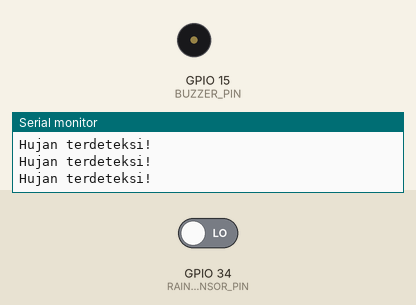
A sketch run on a simulated ESP32. Parts: buzzer (waves = sounding, pin HIGH), the last lines printed to the serial monitor. The test bench sets the inputs (shaded band); at power-on: GPIO 34 (RAIN_SENSOR_PIN) LOW.

Above: at 2.8 s.
2.9 s: GPIO 34 (RAIN_SENSOR_PIN) driven HIGH
At 4.2 s:
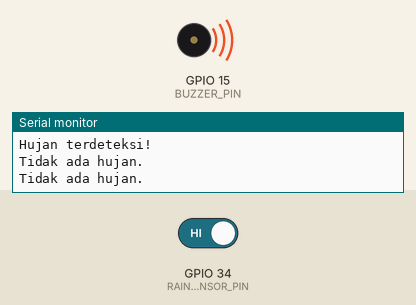
4.5 s: GPIO 34 (RAIN_SENSOR_PIN) driven LOW
At 5.3 s:
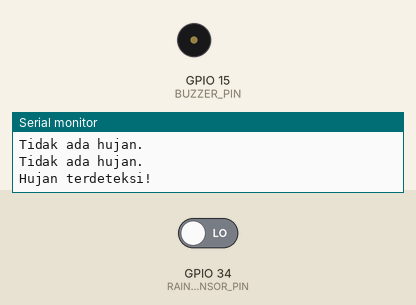
Timing chart, 0 to 7.5 s (numbered marks = the images above; inputs shaded):
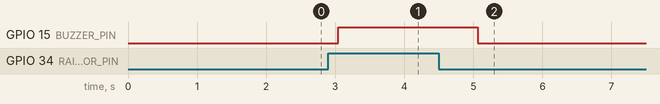

The sketch:

Rain_Sensor.ino
```cpp
#define RAIN_SENSOR_PIN 34  // Pin D25
#define BUZZER_PIN 15       // Pin D15 untuk buzzer

void setup() {
  Serial.begin(9600); // Memulai komunikasi serial pada baud rate 115200
  pinMode(RAIN_SENSOR_PIN, INPUT);  // Menetapkan pin D4 sebagai input
  pinMode(BUZZER_PIN, OUTPUT); //setup pin buzzer menjadi output
  digitalWrite(BUZZER_PIN, LOW);    // Mematikan buzzer saat mulai
}

void loop() {
  delay(10);
  int rain_state = digitalRead(RAIN_SENSOR_PIN);  // Membaca nilai dari sensor hujan

  if (rain_state == HIGH) {  // Jika tidak ada hujan
    Serial.println("Tidak ada hujan.");
     digitalWrite(BUZZER_PIN, HIGH);  // Menyalakan buzzer
  } else {  // Jika ada hujan
    Serial.println("Hujan terdeteksi!");
    digitalWrite(BUZZER_PIN, LOW);  // Mematikan buzzer
  }

  delay(1000);  // Menunggu 1 detik sebelum membaca lagi
}
```

Measured:
- after the input at 2.9 s, GPIO 15 (BUZZER_PIN): LOW → HIGH after 0.14 s
- after the input at 4.5 s, GPIO 15 (BUZZER_PIN): HIGH → LOW after 0.56 s
